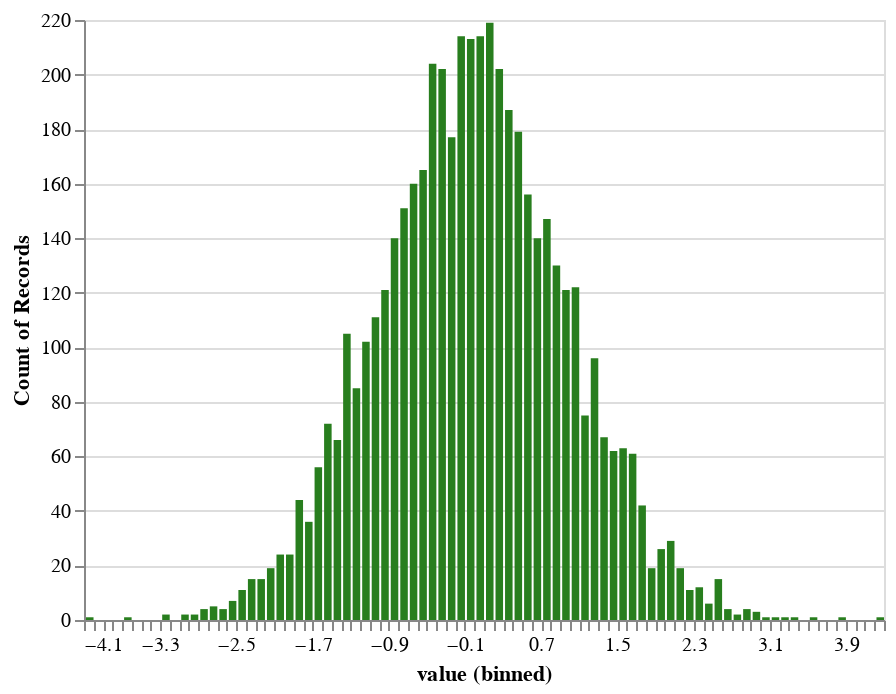

Source (notebook cell):
### Code cell
# Histograms work better here

normal_values = pd.DataFrame({"value": n.rvs(5000)})

alt.Chart(normal_values).mark_bar().encode(
    alt.X("value", bin=alt.Bin(maxbins=100)),
    y='count()',
    color=alt.value('#287E1E'),  # Aside: Note US spelling. Also try "hex codes": https://htmlcolorcodes.com/
)

### Figure 1 — Vega-Lite specification as saved in the notebook (floating-point values rounded to 4 significant figures; data arrays with more than 128 entries replaced by an {"elided": "..."} marker saying what was removed)
{"config": {"view": {"continuousWidth": 400, "continuousHeight": 300}}, "data": {"name": "data-2aef0e774bd33af97e1dab05d65d6121"}, "mark": "bar", "encoding": {"color": {"value": "#287E1E"}, "x": {"bin": {"maxbins": 100}, "field": "value", "type": "quantitative"}, "y": {"aggregate": "count", "type": "quantitative"}}, "$schema": "https://vega.github.io/schema/vega-lite/v4.17.0.json", "datasets": {"data-2aef0e774bd33af97e1dab05d65d6121": {"elided": "5000 records"}}}
